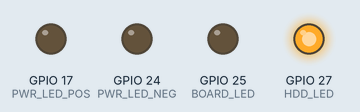
This program was run on a simulated Raspberry Pi (BCM pin numbers). On the bench: output pins drawn as LEDs (lit = HIGH). What the program prints to the terminal is not drawn.

Above: at 0.12 s.
At 0.62 s:
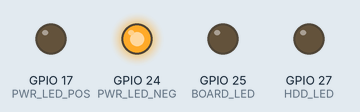
At 0.87 s:
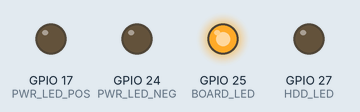
At 1.62 s:
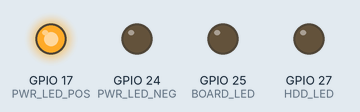
At 2.37 s:
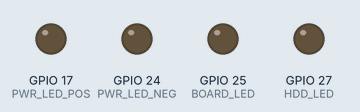
Timing chart, 0 to 3.0 s (numbered marks = the images above):
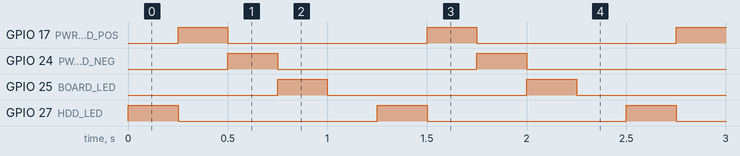

Measured:
- by itself, GPIO 17 (PWR_LED_POS), GPIO 24 (PWR_LED_NEG), GPIO 25 (BOARD_LED), GPIO 27 (HDD_LED): alternates HIGH for 0.25 s and LOW for 1.0 s
- by itself, everything shown: repeats every 1.3 s, in 5 steps

The program:

pyPi-Atx-LED.py
```python
#!/usr/bin/env python

'''pyPi-Atx.py

Code to EXERCISE the LEDs on the PI-ATX card for a Raspberry Pi Model B.

This code must be run as Superuser on the Raspberry Pi.

============
Dependencies
============

Need to:

* sudo apt-get install python-dev
* sudo apt-get install python-pip python2.7-dev
* sudo apt-get install python-rpi.gpio
* sudo pip install flask

====
Code
====
'''

import RPi.GPIO as GPIO
import os
import time

HDD_LED = 27
PWR_LED_POS = 17
PWR_LED_NEG = 24
BOARD_LED = 25

RESET_LO = 18
PWR_SW = 23

def blinkLED(channel):
	'''Function to blink an LED attached to an output channel
	Drives line high for a short time and then drives it low.
	The high level output turns on the LED.
	'''
	GPIO.output(channel, 1)
	time.sleep(0.25)
	GPIO.output(channel, 0)

GPIO.setmode(GPIO.BCM)	# setup GPIO using Board numbering

# Set all of the pins to outputs
GPIO.setup(HDD_LED, GPIO.OUT)
GPIO.setup(PWR_LED_POS, GPIO.OUT)
GPIO.setup(PWR_LED_NEG, GPIO.OUT)
GPIO.setup(BOARD_LED, GPIO.OUT)

GPIO.output(HDD_LED, 0)
GPIO.output(PWR_LED_POS, 0)
GPIO.output(PWR_LED_NEG, 0)
GPIO.output(BOARD_LED, 0)

GPIO.setup(RESET_LO, GPIO.IN, pull_up_down=GPIO.PUD_UP)
GPIO.setup(PWR_SW, GPIO.IN)

# Blink all of the LEDs one at a time forever
# CTRL-C to exit which is not a particularly elegant exit strategy, but this is a demo program

lastReset = GPIO.input(RESET_LO)
print 'initial reset', lastReset

lastPowerSw = GPIO.input(PWR_SW)
print 'initial power switch', lastPowerSw

while 1:
	blinkLED(HDD_LED)
	blinkLED(PWR_LED_POS)
	blinkLED(PWR_LED_NEG)
	blinkLED(BOARD_LED)
	time.sleep(0.25)
	initReset = GPIO.input(RESET_LO)
	initPowerSw = GPIO.input(PWR_SW)
	if initReset != lastReset:
		lastReset = initReset
		print 'reset changed',initReset
	if initPowerSw != lastPowerSw:
		lastPowerSw = initPowerSw
		print 'power switch changed',initPowerSw
		
```
